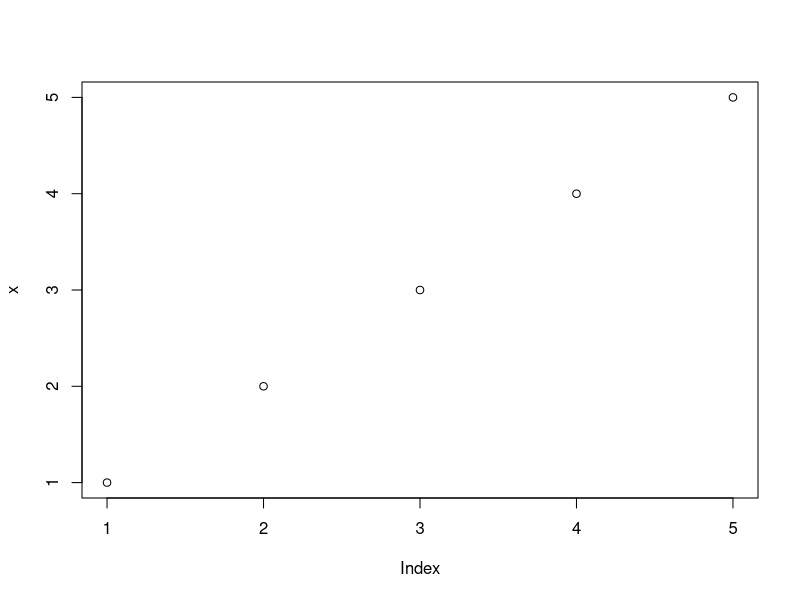
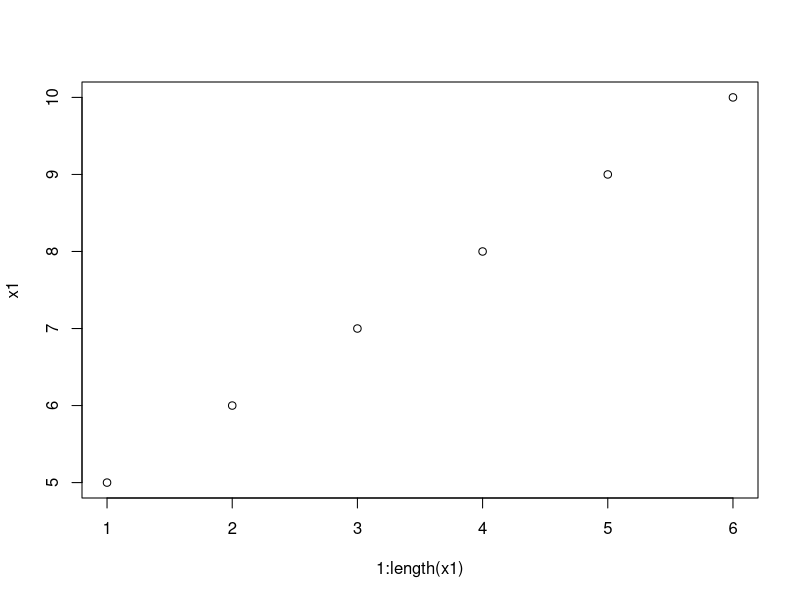
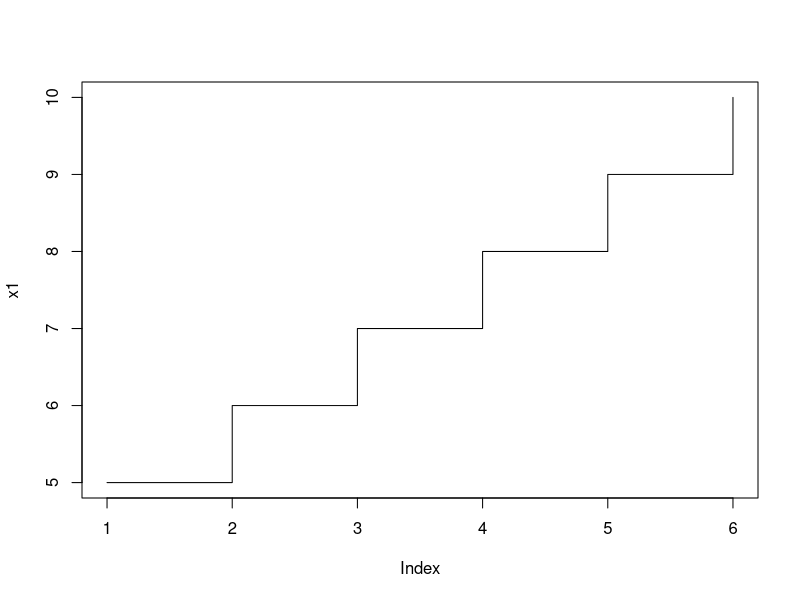
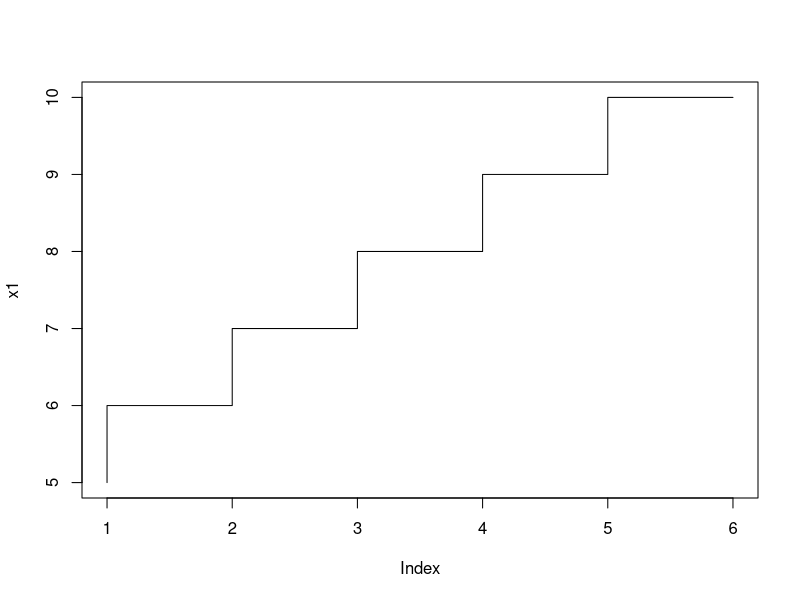
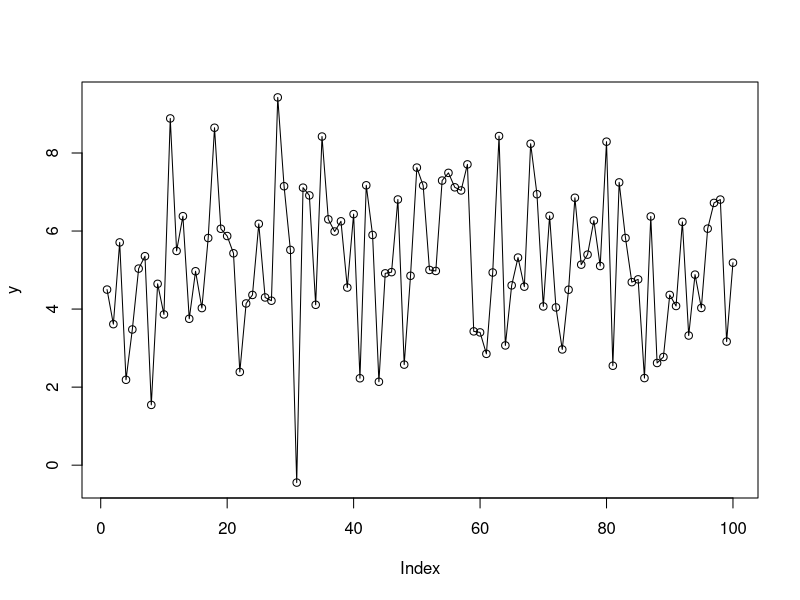
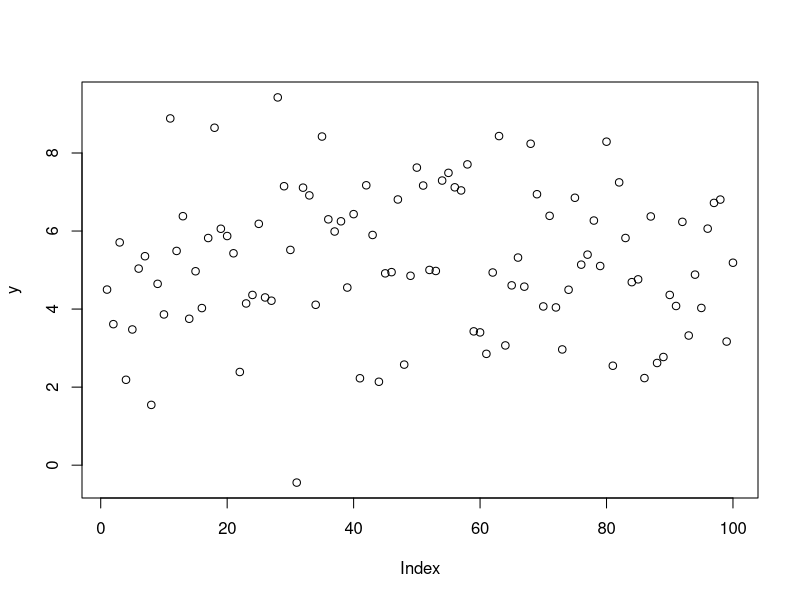
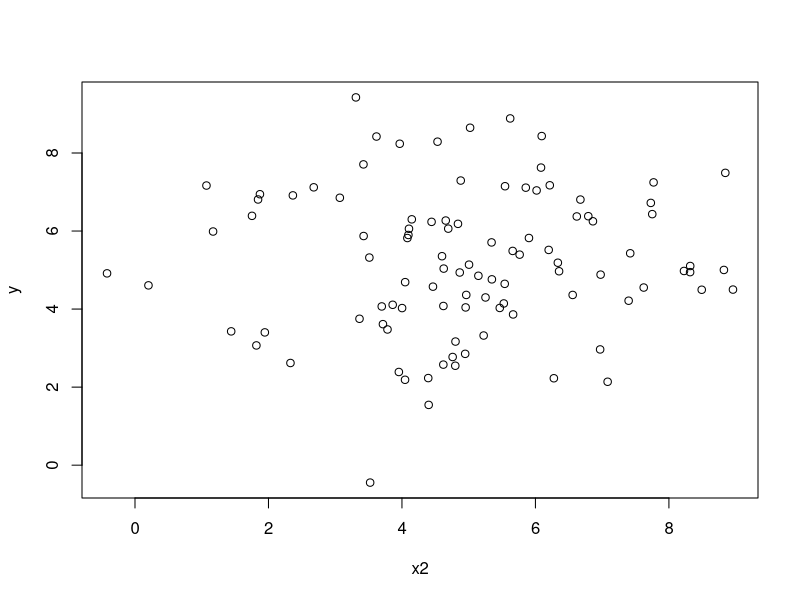
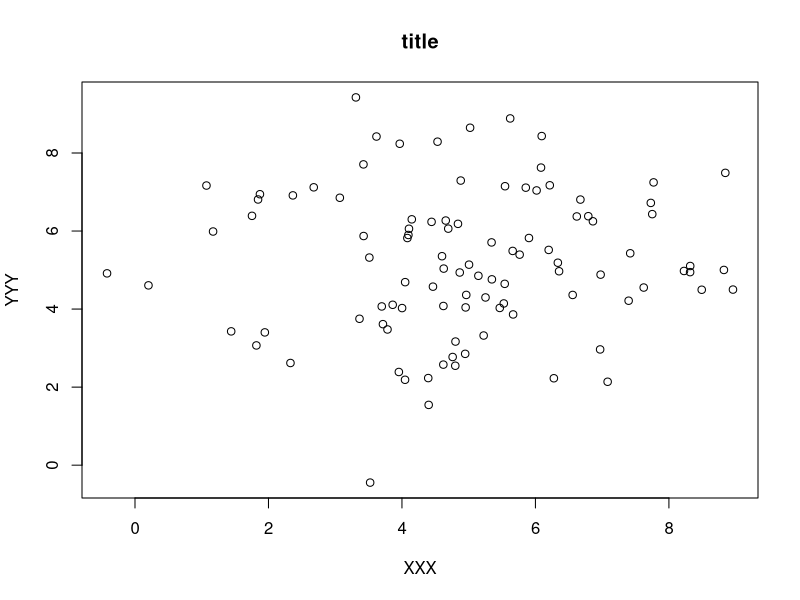

These charts were generated, in order, by the following R code:
## ---- chunk 1
knitr::opts_chunk$set(echo = TRUE)
## ---- chunk 2
x<-seq(1,2,5)
x
x1<-seq(1,3,length=8)
x1

x2<-c(T,F)
x3<-c(F,T,T)
x2|x3
## ---- chunk 3
A<-c("A","B","C","D")
B<-A
C<-c("A","C","C","E")
which(A!=C)
A[A==C]
A[c(1,2,4,3,1)]
## ---- chunk 4
A<-c("A","B","C","D")
B<-A
C<-c("A","C","C","E")
temp<-1:length(A)#產生1-A
temp[A==C]
which(A==C)
#上下相同答案
## ---- chunk 5
A<-c("A","B","C","D")
B<-A
C<-c("A","C","C","E")
temp<-1:max(length(A),length(C))
temp[A!=C]
which(A!=C)
#上下相同答案
## ---- chunk 6
x=1:5
plot(x)
x1=5:10
#一個參數plot(y)、2個參數plot(x,y)
plot(1:length(x1),x1)#(x,y)
plot(x1,type="s")
plot(x1,type="S")

y<-rnorm(100,5,2)#如果(,?) ?不填就是正常
plot(y,type="o")
plot(y,type="p")
## ---- chunk 7
x2<-rnorm(100,5,2)
plot(x2,y)
plot(x2,y,xlab = "XXX",ylab="YYY",main = "title")
plot(sin,-pi,2*pi,20)
plot(cos,-pi,2*pi,20)
## ---- chunk 8
cos_sin<-function(from,to)
{
  xsmp<-seq(from,to,length=100)
  temp<-cos(xsmp)+2*sin(xsmp)
  return(temp)
}
y<-cos_sin(-pi,2*pi)
plot(y)
## ---- chunk 9
from<- -pi
to<-2*pi
xsmp<-seq(from,to,length=100)
ys<-sin(xsmp)
plot(xsmp,ys,type="l")
yc<-cos(xsmp)
#一個參數lines(y)、2個參數lines(x,y)
lines(xsmp,yc)#疊圖
lines(ys)
#一個參數points(y)、2個參數points(x,y)
points(xsmp,ys)
## ---- chunk 10
sum2<-function(x,y)
{
  return(x+y)
}
sum2(5:7,8)
## ---- chunk 11
#1.產生亂數300，平均5，標準差2的母體
x<-rnorm(300,5,2)
hist(x)
x<-sort(x)#sort()函數是對向量進行從小到大的排序
## ---- chunk 12
#2.在#1中的母體抽樣本100個，計算20個樣本統計量
x<-rnorm(300,5,2)
x<-sort(x)#在#1中的母體;sort()函數是對向量進行從小到大的排序
y<-as.integer(runif(20)*100)+1
s<-x[y]#1中的母體抽樣本100個，計算20個樣本統計量
s.sum<-summary(s)
print(s.sum[4])
hist(s)
## ---- chunk 13
#3.隨機產生1-300的號碼，共200
as.integer(runif(200)*300)+1 #+1的原因是他本來為0-299
## ---- chunk 14
#4.為#2的延伸
x<-rnorm(300,5,2)
x<-sort(x)#在#1中的母體
y<-as.integer(runif(20)*100)+1
s<-x[y]#1中的母體抽樣本100個，計算20個樣本統計量
s.sum<-summary(s)
print(s.sum[4])
hist(s)
s.mean<-s.sum[4]
s.sd<-sd(s)/sqrt(300)
print(s.sd)
print(s.mean)

s.conf<-c(-1.96*s.sd,1.96*s.sd)+s.mean#真正的母體平均值
s.conf
## ---- chunk 15
#1.產生亂數300
x<-rnorm(300,5,2)
y<-sort(x)#sort()函數是對向量進行從小到大的排序
#加寫↓
ssy<-summary(y)
typeof(ssy)#為向量
ssy[4]#為平均數
## ---- chunk 16
#1.產生亂數300
x<-rnorm(300)
s1<-sort(x)#sort()函數是對向量進行從小到大的排序
#把y<-sort(x)改成↓
s1
r1<-rank(x)#rank()函數返回的是對向量中每個數值對應的秩
r1
